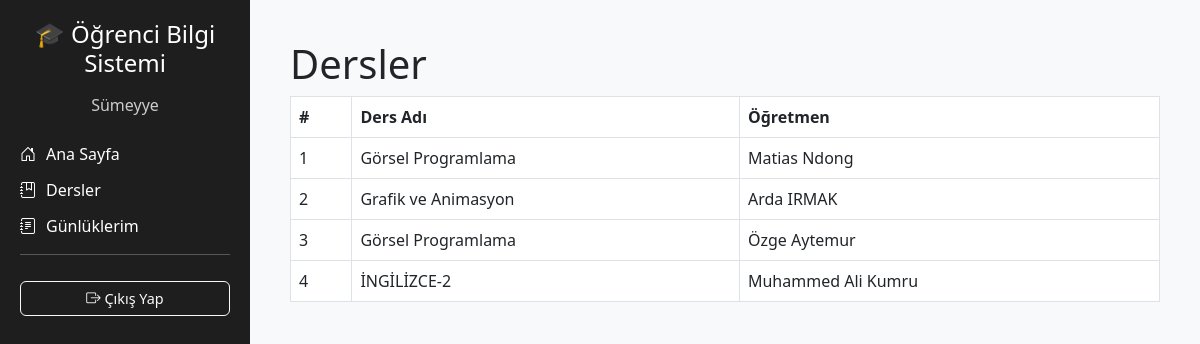
Screenshot of /lessons (signed in) with the database file from the repository.
### models.py (models this page shows)
class Lesson(db.Model):
    id = db.Column(db.Integer, primary_key=True)
    name = db.Column(db.String(100))
    teacher_id = db.Column(db.Integer, db.ForeignKey('teacher.id'))
    teacher = db.relationship("Teacher", back_populates="lessons")
    students = db.relationship("Student", secondary=student_lessons, back_populates="lessons")

class User(db.Model):
    id = db.Column(db.Integer, primary_key=True)
    name = db.Column(db.String(100), nullable=False)
    email = db.Column(db.String(120), unique=True, nullable=False)
    password = db.Column(db.String(200), nullable=False)
    role = db.Column(db.String(20), nullable=False)  # admin, teacher, student
    student = db.relationship("Student", back_populates="user", uselist=False)
    teacher = db.relationship("Teacher", back_populates="user", uselist=False)

### app.py (the view)
@app.route('/lessons')
@login_required
def lessons_page():
    lessons = Lesson.query.all()
    teachers = Teacher.query.all()
    return render_template('lessons.html', lessons=lessons, teachers=teachers)

### app.py (called while the page is built)
def login_required(f):
    @wraps(f)
    def decorated_function(*args, **kwargs):
        if 'user_id' not in session:
            flash("Lütfen önce giriş yapınız.", "warning")
            return redirect(url_for('login'))
        return f(*args, **kwargs)
    return decorated_function

### templates/lessons.html (shortened to what this page needs)
{% extends 'base.html' %}
{% block content %}
<h1>Dersler</h1>
<table class="table table-bordered">
    <thead>
        <tr>
            <th>#</th>
            <th>Ders Adı</th>
            <th>Öğretmen</th>
        </tr>
    </thead>
    <tbody>
        {% for lesson in lessons %}
        <tr>
            <td>{{ loop.index }}</td>
            <td>{{ lesson.name }}</td>
            <td>{{ lesson.teacher.user.name if lesson.teacher }}</td>
        </tr>
        {% endfor %}
    </tbody>
</table>
{% endblock %}

### templates/base.html (style rules this page uses)
body { display: flex; min-height: 100vh; font-family: 'Segoe UI', sans-serif; background-color: #f8f9fa; }

### rows the page displays
Lesson: name "Görsel Programlama", teacher.user "Matias Ndong"
Lesson: name "Grafik ve Animasyon", teacher.user "Arda IRMAK"
Lesson: name "Görsel Programlama", teacher.user "Özge Aytemur"
Lesson: name "İNGİLİZCE-2", teacher.user "Muhammed Ali Kumru"

### other values shown
{{ session.get('user_name') }} "Sümeyye"
